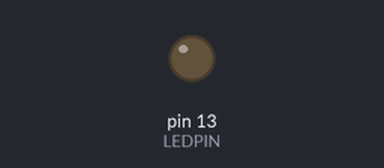
A sketch run on a simulated Arduino Uno, built with avr-gcc and run on an emulated ATmega328P. Parts: output pins drawn as LEDs (lit = HIGH).

Above: at 0.4 s.
At 7.6 s:
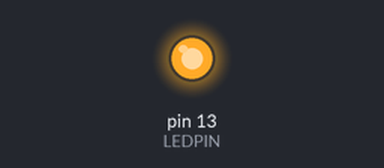
Timing chart, 0 to 9.2 s (numbered marks = the images above):
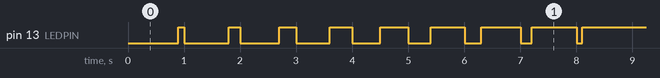

Measured:
- by itself, pin 13 (LEDPIN): LOW → HIGH at 0.90 s, → LOW 0.10 s later, → HIGH 0.80 s later, → LOW 0.20 s later, … (259 changes in this stretch)
- by itself, everything shown: repeats every 14.2 s, in 30 steps

The sketch:

pt_led_example1.ino
```cpp
 /* Exemplo de código para demonstrar o uso de protothreads
  * Ele alterna um LED usando dois protothreads independentes.
  * Um pt alterna todos 1000ms, o outro a cada 900ms.
  * O resultado é um padrão intermitente.*/
#include <pt.h>   //
#define LEDPIN 13  // LEDPIN é uma constante
static struct pt pt1, pt2; // cada protothread precisa de um destes
void setup() {
  pinMode(LEDPIN, OUTPUT); // LED init
  PT_INIT(&pt1);  // initialise the two
  PT_INIT(&pt2);  // protothread variables
}
void toggleLED() {
  boolean ledstate = digitalRead(LEDPIN); // get LED state
  ledstate ^= 1;   // altera o estado de ledstate usando xor
  digitalWrite(LEDPIN, ledstate); // escreva ledstate em ledpin
}
/* Esta função alterna o LED após 'intervalo' ms passado */
static int protothread1(struct pt *pt, int interval) {
  static unsigned long timestamp = 0;
  PT_BEGIN(pt);
  while(1) { // nunca pare
    /* cada vez que a função é chamada de segundo booleano
     * argumento "millis () - timestamp> intervalo" é reavaliado
     * e se for falso, a função sai depois disso. */
    PT_WAIT_UNTIL(pt, millis() - timestamp > interval );
    timestamp = millis(); // take a new timestamp
    toggleLED();
  }
  PT_END(pt);
}
/* exatamente o mesmo que a função protothread1 */
static int protothread2(struct pt *pt, int interval) {
  static unsigned long timestamp = 0;
  PT_BEGIN(pt);
  while(1) {
    PT_WAIT_UNTIL(pt, millis() - timestamp > interval );
    timestamp = millis();
    toggleLED();
  }
  PT_END(pt);
}
void loop() {
  protothread1(&pt1, 900); // agendar os dois protothreads
  protothread2(&pt2, 1000); // chamando-os infinitamente
}
```
